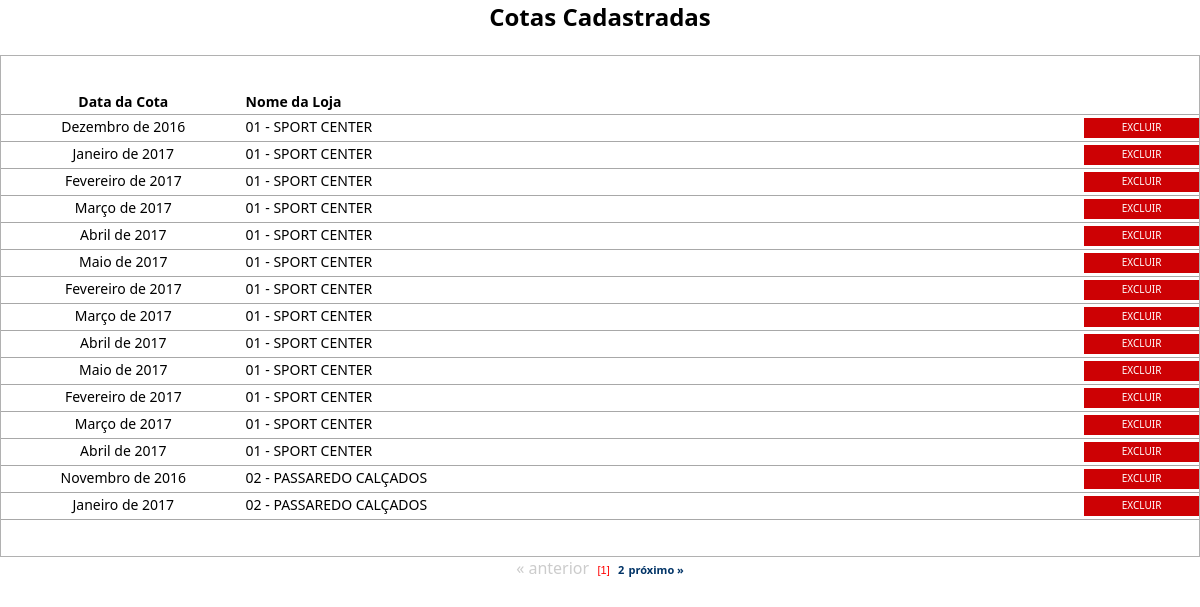
The page /visualiza_cotas.php on the database its author committed.
### tables this page shows
CREATE TABLE `cotas` (
  `id_cotas` int(10) unsigned NOT NULL AUTO_INCREMENT,
  `nome_loja` varchar(100) DEFAULT NULL,
  `fornecedor` varchar(50) NOT NULL,
  `mes_cota` varchar(10) DEFAULT NULL,
  `ano_cota` varchar(15) DEFAULT NULL,
  `cota_mensal` float DEFAULT NULL,
  `cota_saldo` float DEFAULT NULL,
  PRIMARY KEY (`id_cotas`)
);

### processos/database.php (called while the page is built, shortened)
<?php
function DBRead ($table, $params = null, $fields = '*') {
	$params = ($params) ? " {$params}" : null;
		$query = "SELECT {$fields} FROM {$table}{$params}";
		$result = DBExecute($query);
		if (!mysqli_num_rows($result))
			return false;
		else {
			while ($res = mysqli_fetch_assoc($result)) {
				$data[] = $res;
			}
			return $data;
		}
}
function DBExecute($query){
	$link = DBConnect();
	$result = @mysqli_query($link, $query) or die (mysqli_error($link));
	return $result;
}
?>

### visualiza_cotas.php (the view, shortened to what this page needs)
<!doctype html>
<html>
<head>
<link href="css/style.css" rel="stylesheet" type="text/css">
<link href="css/style.css" rel="stylesheet" type="text/css">
<link rel="stylesheet" href="css/menu.css">
</head>
<body>
<center><h2> Cotas Cadastradas </h2></center>
<br />
<table width="100%" border="0" cellpadding="0" cellspacing="0" class="table">
	<tr class="linha">
		<td class="linha" width="20%" align="center"><b>Data da Cota</b></td>
		<td class="linha"><b>Nome da Loja</b></td>
    <td width="10%" align="center" class="linha"></td>
	</tr>
<?php
require 'processos/database.php';
  $numreg = 15;
  $inicial = $_GET['pg'] * $numreg;
	$cotas = DBRead ("cotas", "ORDER BY mes_cota AND ano_cota ASC LIMIT $inicial, $numreg", "id_cotas, nome_loja, mes_cota, ano_cota");
		foreach ($cotas as $ct){
		?>
	<tr onmouseover="ChangeColor(this, true);" onmouseout="ChangeColor(this, false);">
		<td class="linha" align="center" valign="middle" onclick="DoNav('altera_cota.php?id=<?php echo $ct['id_cotas'];?>');">
      <?php echo $ct['mes_cota'].' de '.$ct['ano_cota'];?>
    </td>
		<td class="linha espaco" valign="middle" onclick="DoNav('altera_cota.php?id=<?php echo $ct['id_cotas'];?>');">
      <?php echo $ct['nome_loja']; ?>
    </td>
	  <td class="linha espaco" valign="middle">
      <span class="excluir">
        <a href="javascript:aviso('<?=$ct['id_cotas'];?>');">Excluir</a>
      </span>
    </td>
  </tr>
<?php
	}
?>
</table>
<center>
<?php
  require "paginacao.php";
?>
</center>
</body>
</html>

### css/style.css (style rules this page uses)
html { height: 89%; padding: 0; margin: 0; }
body { height: 99%; padding: 0; margin: 0; }
* { padding: 0; margin: 0; font-family: Segoe, "Segoe UI", "DejaVu Sans", "Trebuchet MS", Verdana, sans-serif; }
.table { width: 100%; border: 1px solid #B1B1B1; padding: 3% 0 3% 0; }
.table td { font-size: 14px; padding: 0 0 3px 5px; }
.linha { border-bottom: 1px solid hsla(0,0%,66%,1.00); padding: 5px 3px 3px 3px; }
.espaco { padding-left: 70px; }
a { color: #000000; text-decoration: none; font-size: 14px; }
.excluir a { width: auto; display: block; text-decoration: none; color: #FFFFFF; font-size: 10px; margin-top: 3px; padding: 2px 10px 4px 10px; background-color: #CD0104; transition: all 0.5s linear; -o-transition: all 0.5s linear; -webkit-transition: all 0.5s linear; -moz-transition: all 0.5s linear; text-transform: uppercase; border:none; outline: none; cursor: pointer; -webkit-appearance:none; text-align: center; }

### rows shown on the page
cotas: mes_cota "Dezembro", ano_cota "2016", nome_loja "01 - SPORT CENTER"
cotas: mes_cota "Janeiro", ano_cota "2017", nome_loja "01 - SPORT CENTER"
cotas: mes_cota "Fevereiro", ano_cota "2017", nome_loja "01 - SPORT CENTER"
cotas: mes_cota "Março", ano_cota "2017", nome_loja "01 - SPORT CENTER"
cotas: mes_cota "Abril", ano_cota "2017", nome_loja "01 - SPORT CENTER"
cotas: mes_cota "Maio", ano_cota "2017", nome_loja "01 - SPORT CENTER"
cotas: mes_cota "Fevereiro", ano_cota "2017", nome_loja "01 - SPORT CENTER"
cotas: mes_cota "Março", ano_cota "2017", nome_loja "01 - SPORT CENTER"
cotas: mes_cota "Abril", ano_cota "2017", nome_loja "01 - SPORT CENTER"
cotas: mes_cota "Maio", ano_cota "2017", nome_loja "01 - SPORT CENTER"
cotas: mes_cota "Fevereiro", ano_cota "2017", nome_loja "01 - SPORT CENTER"
cotas: mes_cota "Março", ano_cota "2017", nome_loja "01 - SPORT CENTER"
cotas: mes_cota "Abril", ano_cota "2017", nome_loja "01 - SPORT CENTER"
cotas: mes_cota "Novembro", ano_cota "2016", nome_loja "02 - PASSAREDO CALÇADOS"
cotas: mes_cota "Janeiro", ano_cota "2017", nome_loja "02 - PASSAREDO CALÇADOS"
